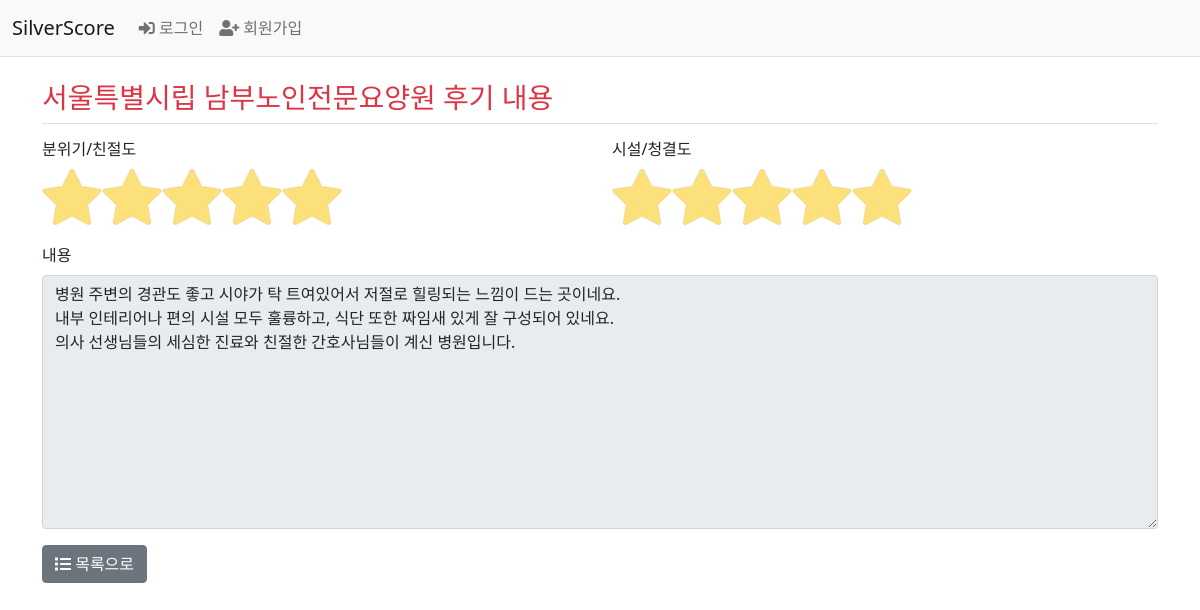
Screenshot of /member/review/detail/14/ with the database file from the repository.
### member/models.py (models this page shows)
class LongTermAdmin(models.Model):
    id = models.AutoField(primary_key=True)
    longTermAdminSym = models.CharField(max_length=11)
    adminPttnCd = models.CharField(max_length=3)
    siDoCd = models.CharField(max_length=2)
    siGunGuCd = models.CharField(max_length=3)
    adminNm = models.CharField(max_length=100)
    ratingCd = models.CharField(max_length=15, blank=True, null=True)
    ratingDate = models.DateField()
    ratingGrade = models.CharField(max_length=1)
    detailAddr = models.CharField(max_length=1000)
    telNo = models.CharField(max_length=18)
    jaehwalCd = models.CharField(max_length=1, blank=True, null=True)
    chimaeCd = models.CharField(max_length=1, blank=True, null=True)
    photo = models.ImageField(upload_to='images/', null=True)
    longTermPeribRgtDt = models.DateField()
    stpRptDt = models.DateField()
    adminCd = models.CharField(max_length=1)
    sidogungucode = models.ForeignKey(SiDoGunGuCode, on_delete=models.CASCADE)
    adminpttncode = models.ForeignKey(AdminPttnCode, on_delete=models.CASCADE)

class Review(models.Model):
    id = models.BigAutoField(primary_key=True)
    amKind = models.SmallIntegerField(default=0)
    faClean = models.SmallIntegerField(default=0)
    content = models.CharField(max_length=500, blank=True)
    createDate = models.DateTimeField()
    modifyDate = models.DateTimeField(null=True, blank=True)
    user = models.ForeignKey(User, on_delete=models.CASCADE)
    longtermadmin = models.ForeignKey(LongTermAdmin, on_delete=models.CASCADE)

### member/views.py (the view)
# urls.py: path('review/detail/<int:review_id>/', views.review_detail, name='review_detail'),
def review_detail(request, review_id):
    review = get_object_or_404(Review, pk=review_id)
    context = {'review': review, 'longtermadmin': review.longtermadmin }
    return render(request, 'member/review_detail.html', context)

### templates/member/review_detail.html (shortened to what this page needs)
<!DOCTYPE html>
<html lang="en">
<head>
</head>
<body>
{% extends 'base.html' %}
{% block content %}
<div class="container">
    <h3 class="my-3 border-bottom py-2 text-danger">{{ longtermadmin.adminNm }} 후기 내용</h3>
    <div class="row">
        <h6 class="col">분위기/친절도</h6>
        <h6 class="col">시설/청결도</h6>
    </div>
    <div class="mb-3 row">
        <div class="col">
            <div class="rating">
                <label for="rating11"></label>
                <label for="rating12"></label>
                <label for="rating13"></label>
                <label for="rating14"></label>
                <label for="rating15"></label>
            </div>
        </div>
        <div class="col">
            <div class="rating">
                <label for="rating21"></label>
                <label for="rating22"></label>
                <label for="rating23"></label>
                <label for="rating24"></label>
                <label for="rating25"></label>
            </div>
        </div>
    </div>
    <form>
        <div class="mb-3">
        <label for="content" class="form-label">내용</label>
        <textarea class="form-control"
                  name="content" id="content" rows="10" maxlength="500" disabled>{{ review.content }}</textarea>
    </div>
    </form>
    <div class="my-3">
        <a href="{% url 'member:review_index' longtermadmin.id %}" class="back_to_list btn btn-secondary">
            <i class="fas fa-list"></i> 목록으로 </a>
    </div>
</div>
{% endblock %}k

### static/rating.css (style rules this page uses)
.rating { height: 60px; width: 300px; background-color: #f0f0f0; }
.rating .rate_radio + label { position: relative; display: block; float: left; z-index: 10; width: 60px; height: 60px; background-image: url('/static/img/star.png'); background-repeat: no-repeat; background-size: 60px 60px; cursor: pointer; }

### rows the page displays
LongTermAdmin: adminNm "서울특별시립 남부노인전문요양원"
Review: content "병원 주변의 경관도 좋고 시야가 탁 트여있어서 저절로 힐링되는 느낌이 드는 곳이네요. 내부 인테리어나 편의 시설 모두 훌륭하고, 식단 또한 짜임새 있게 잘 구성되어 있네요. 의사 선생님들의 세심한 진료와 친절한 간호사님들이 계신 병원입니다."
